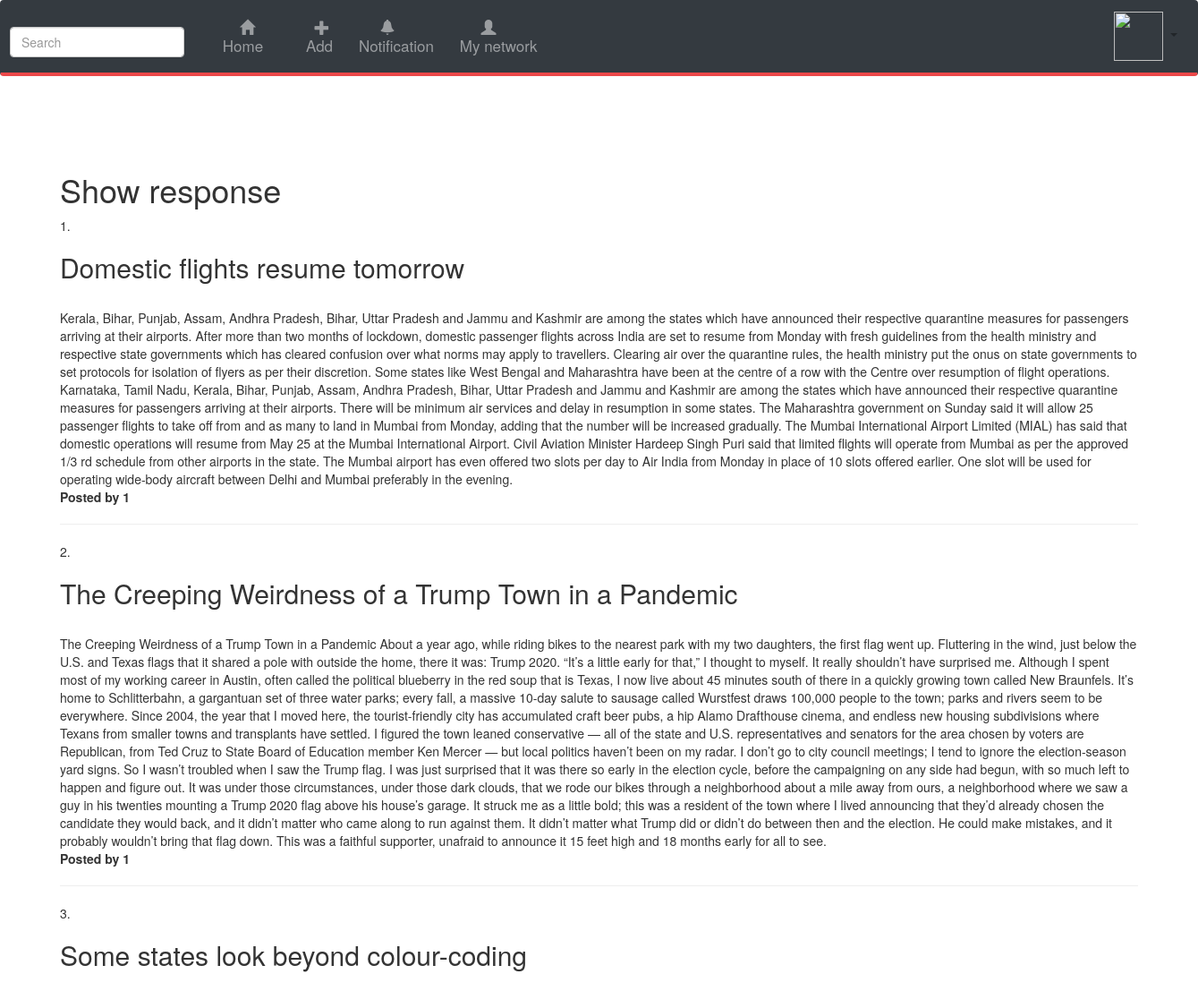
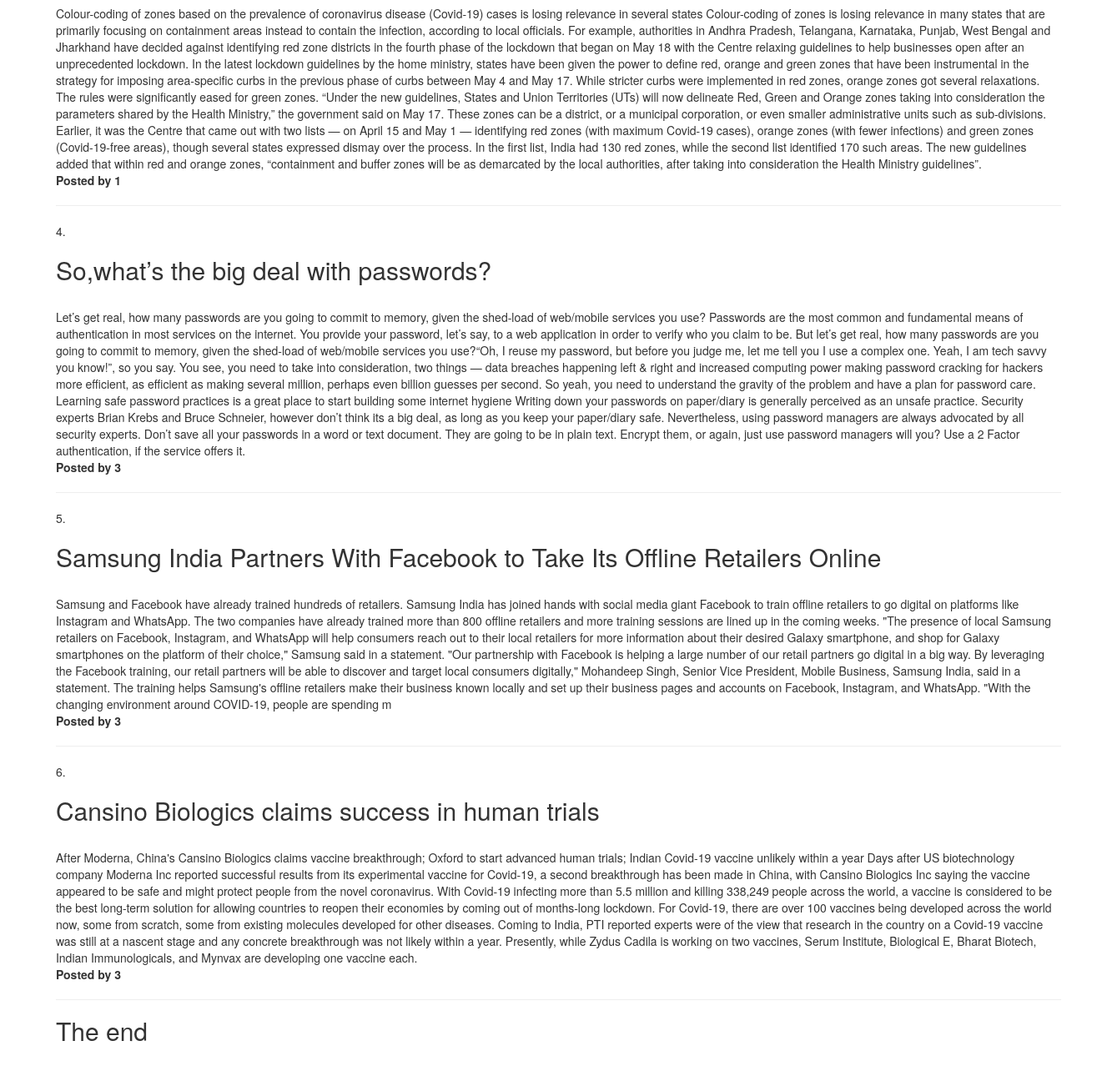
/showPost, run on the app's committed database (2 pictures, top to bottom).
### Main.py (models this page shows)
class Post(db.Model):
    id = db.Column(db.Integer, primary_key=True)
    title = db.Column(db.String(50))
    shortdescription = db.Column(db.String(200))
    description = db.Column(db.String(200))
    img = db.Column(db.String(200))
    like = db.Column(db.Integer, default=0)
    dislike = db.Column(db.Integer, default=0)
    createdby_id = db.Column(db.Integer, db.ForeignKey('user.id'))

### Main.py (the view)
@app.route('/showPost')
def showPost():
    show_post = Post.query.all()
    return render_template('showPost.html', show_post=show_post)

### templates/showPost.html
{% extends "layout.html"%} {% block content%}
<h1>Show response</h1>
<div>
    {% for i in show_post %}
    {{i.id}}. <h2>{{ i.title }}</h2> <br>
    <span>{{i.shortdescription}}</span>
    {{i.description}} <br>
    <b> Posted by {{i.createdby_id}}</b>
    <hr>
    {% endfor %}
</div>
<h2>The end</h2>
{% endblock%}

### static/layout.css (style rules this page uses)
body { color:#1864ab; background-color:#f1f3f5; font-size:30px; }

### data on the page
Post: id "1", title "Domestic flights resume tomorrow", shortdescription "Kerala, Bihar, Punjab, Assam, Andhra Pradesh, Bihar, Uttar Pradesh and Jammu and Kashmir are among the states which have announced their respective quarantine measures for passengers arriving at their airports.", description "After more than two months of lockdown, domestic passenger flights across India are set to resume from Monday with fresh guidelines from the health ministry and respective state governments which has cleared confusion over what norms may apply to travellers. Clearing air over the quarantine rules, the health ministry put the onus on state governments to set protocols for isolation of flyers as per their discretion. Some states like West Bengal and Maharashtra have been at the centre of a row with the Centre over resumption of flight operations. Karnataka, Tamil Nadu, Kerala, Bihar, Punjab, Assam, Andhra Pradesh, Bihar, Uttar Pradesh and Jammu and Kashmir are among the states which have…", createdby_id "1"
Post: id "2", title "The Creeping Weirdness of a Trump Town in a Pandemic", shortdescription "The Creeping Weirdness of a Trump Town in a Pandemic", description "About a year ago, while riding bikes to the nearest park with my two daughters, the first flag went up. Fluttering in the wind, just below the U.S. and Texas flags that it shared a pole with outside the home, there it was: Trump 2020. “It’s a little early for that,” I thought to myself. It really shouldn’t have surprised me. Although I spent most of my working career in Austin, often called the political blueberry in the red soup that is Texas, I now live about 45 minutes south of there in a quickly growing town called New Braunfels. It’s home to Schlitterbahn, a gargantuan set of three water parks; every fall, a massive 10-day salute to sausage called Wurstfest draws 100,000 people to the…", createdby_id "1"
Post: id "3", title "Some states look beyond colour-coding", shortdescription "Colour-coding of zones based on the prevalence of coronavirus disease (Covid-19) cases is losing relevance in several states", description "Colour-coding of zones is losing relevance in many states that are primarily focusing on containment areas instead to contain the infection, according to local officials. For example, authorities in Andhra Pradesh, Telangana, Karnataka, Punjab, West Bengal and Jharkhand have decided against identifying red zone districts in the fourth phase of the lockdown that began on May 18 with the Centre relaxing guidelines to help businesses open after an unprecedented lockdown. In the latest lockdown guidelines by the home ministry, states have been given the power to define red, orange and green zones that have been instrumental in the strategy for imposing area-specific curbs in the previous phase…", createdby_id "1"
Post: id "4", title "So,what’s the big deal with passwords?", shortdescription "Let’s get real, how many passwords are you going to commit to memory, given the shed-load of web/mobile services you use?", description "Passwords are the most common and fundamental means of authentication in most services on the internet. You provide your password, let’s say, to a web application in order to verify who you claim to be. But let’s get real, how many passwords are you going to commit to memory, given the shed-load of web/mobile services you use?“Oh, I reuse my password, but before you judge me, let me tell you I use a complex one. Yeah, I am tech savvy you know!”, so you say. You see, you need to take into consideration, two things — data breaches happening left & right and increased computing power making password cracking for hackers more efficient, as efficient as making several million, perhaps even…", createdby_id "3"
Post: id "5", title "Samsung India Partners With Facebook to Take Its Offline Retailers Online", shortdescription "Samsung and Facebook have already trained hundreds of retailers.", description "Samsung India has joined hands with social media giant Facebook to train offline retailers to go digital on platforms like Instagram and WhatsApp. The two companies have already trained more than 800 offline retailers and more training sessions are lined up in the coming weeks. \"The presence of local Samsung retailers on Facebook, Instagram, and WhatsApp will help consumers reach out to their local retailers for more information about their desired Galaxy smartphone, and shop for Galaxy smartphones on the platform of their choice,\" Samsung said in a statement. \"Our partnership with Facebook is helping a large number of our retail partners go digital in a big way. By leveraging the Facebook…", createdby_id "3"
Post: id "6", title "Cansino Biologics claims success in human trials", shortdescription "After Moderna, China's Cansino Biologics claims vaccine breakthrough; Oxford to start advanced human trials; Indian Covid-19 vaccine unlikely within a year", description "Days after US biotechnology company Moderna Inc reported successful results from its experimental vaccine for Covid-19, a second breakthrough has been made in China, with Cansino Biologics Inc saying the vaccine appeared to be safe and might protect people from the novel coronavirus. With Covid-19 infecting more than 5.5 million and killing 338,249 people across the world, a vaccine is considered to be the best long-term solution for allowing countries to reopen their economies by coming out of months-long lockdown. For Covid-19, there are over 100 vaccines being developed across the world now, some from scratch, some from existing molecules developed for other diseases. Coming to India,…", createdby_id "3"
